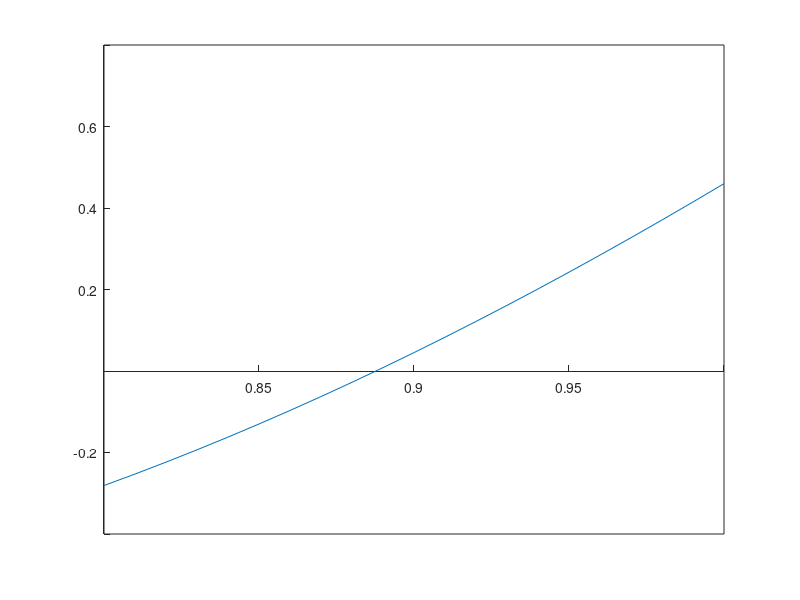

Write the MATLAB code that produced this figure. (Note: this script raises an error after producing the figure.)
f = @(x) x.^2 - cos(x .* 3 - 2);
% teta = @(x) sqrt(cos(x .* 3 - 2));
teta = @(x) (acos(x.^2) + 2) ./ 3;
% teta = @(x) cos(x .* 3 - 2) ./ x;

t = 0.8:0.01:1;

plot(t, f(t));
set(gca, "xaxislocation", "origin");
set(gca, "yaxislocation", "origin");

tol = 1 * 10^(-6);
% tol = 1 * 10^(-2);
root = fixed_point(teta, 0.8, tol, 1000);
fprintf("the root is: %6.6f\n", root);

root = bisection(f, 0.8, 1, tol);
fprintf("the root is: %6.6f\n", root);

% expected answer 0.88772
